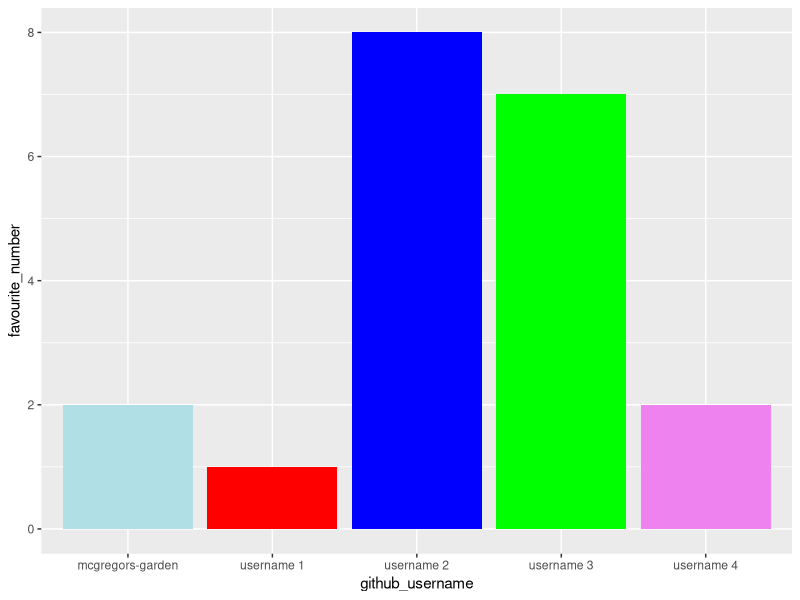
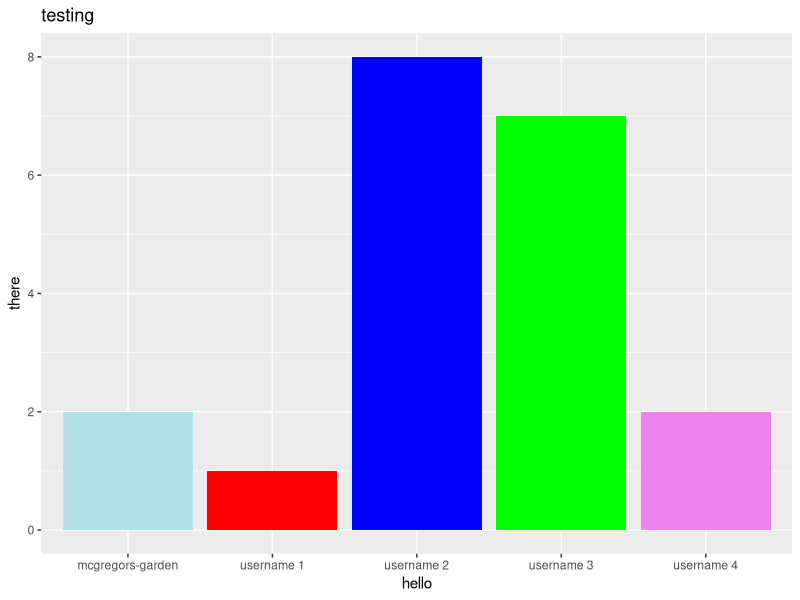
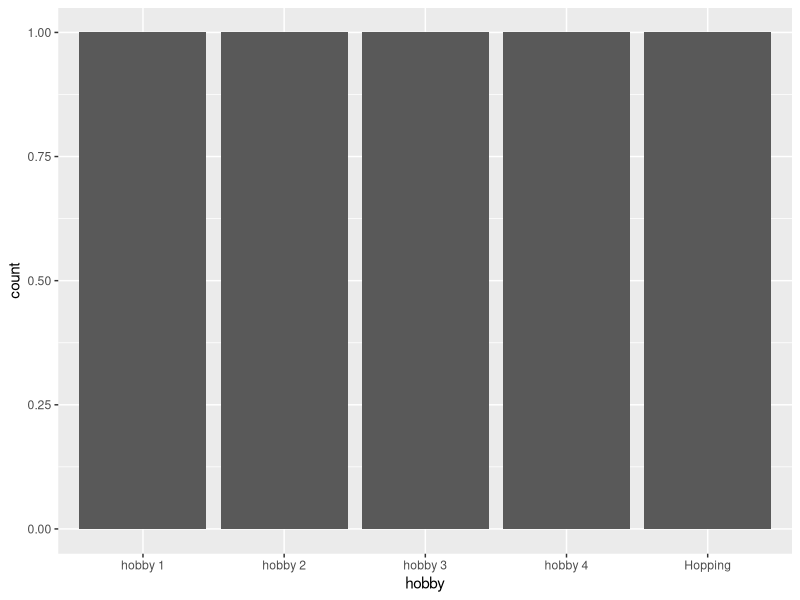

These figures' R source, in order:
## ---- chunk 1
library(tidyverse) 
## ---- chunk 2
team_data <- tibble(
  name = c("Peter Rabbit", "member 1", "member 2", 
           "member 3", "member 4"),
  github_username = c("mcgregors-garden", "username 1", "username 2", 
                      "username 3", "username 4"), 
  colour = c("powderblue", "red", "blue", 
             "green", "violet"),
  hobby = c("Hopping", "hobby 1", "hobby 2", 
            "hobby 3", "hobby 4"),
  favourite_number = c(2, 1, 8, 7, sample(10, size = 1))
  )

team_data
## ---- chunk 3
p1 <- ggplot(data = team_data, 
             mapping = aes(x = github_username, 
                           y = favourite_number,
                           fill = colour), 
             ) +
   geom_col() +
   scale_fill_identity()
p1
## ---- chunk 4
p1 + labs(x = "hello", 
          y = "there",
          title = "testing")
## ---- chunk 5
p2 <- ggplot(team_data, aes(x = hobby)) +
  geom_bar()
p2
